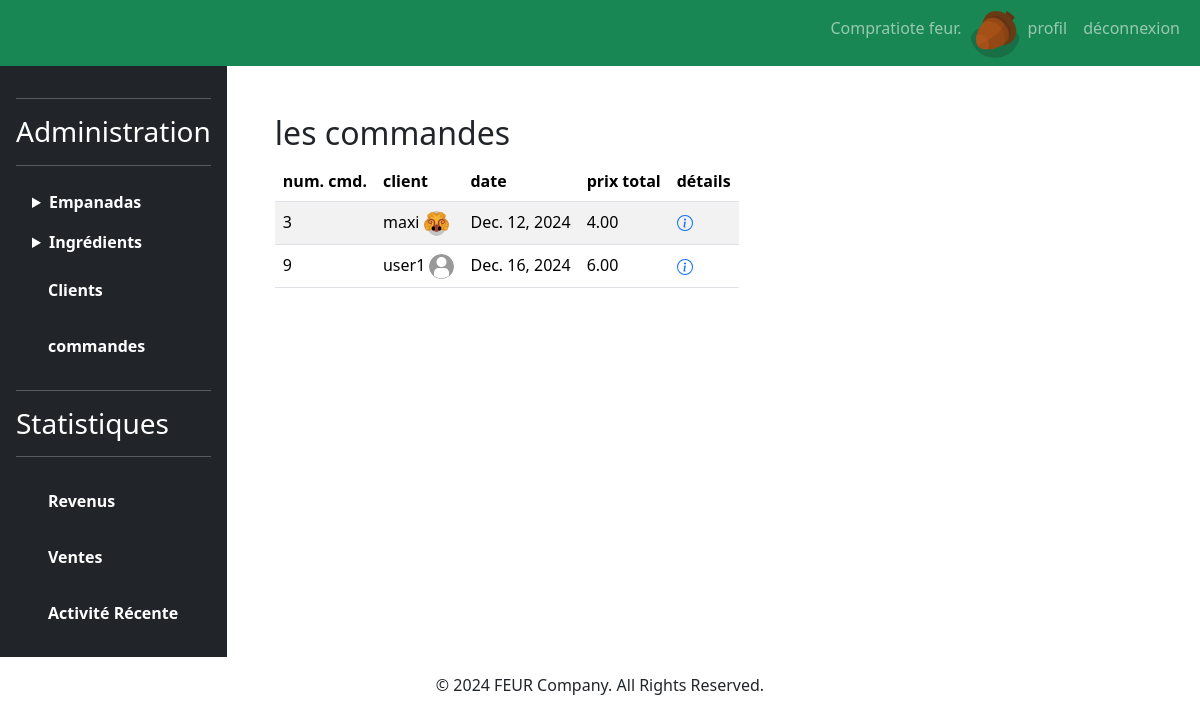
Page /stats/commandes/ (signed in) on the committed database.
### comptes/models.py (models this page shows)
class TiendaUser(User):
    image = models.ImageField(default='imagesUsers/default.png', upload_to='imagesUsers/')

### paniers/models.py (models this page shows, shortened)
class Commande(models.Model):
    idCommande = models.AutoField( primary_key = True )
    dateCommande = models.DateField(default=date.today)
    payee = models.BooleanField(default=False)
    prix = models.DecimalField( max_digits = 6, decimal_places = 2 )
    user = models.ForeignKey( TiendaUser, on_delete = models.CASCADE )

### stats/views.py (the view)
# urls.py: path('commandes/', views.commandes),
def commandes(request):
    if not request.user.is_authenticated:
        return redirect ('/login')
    if not request.user.is_staff:
        return redirect ('/empanadas')
    commandes = []
    commandes = Commande.objects.filter(payee = True).order_by('dateCommande')
    for commande in commandes:
        commande.client = TiendaUser.objects.get(id=commande.user.id)
    return render(
        request,
        'stats/commandes.html',
        {
            'commandes' : commandes,
            'user' : TiendaUser.objects.get(id=request.user.id),
        }
    )

### stats/templates/stats/commandes.html (shortened to what this page needs)
{% extends 'empanadas/base.html' %}
{% block main %}
<h2> les commandes </h2>
{% if commandes|length > 0 %}
	<table class="table table-striped">
		<thead>
			<tr>
				<th scope="col"> num. cmd. </th>
				<th scope="col"> client </th>
				<th scope="col"> date </th>
				<th scope="col"> prix total </th>
				<th scope="col"> détails </th>
			</tr>
		</thead>
		<tbody>
			{% for commande in commandes %}
			<tr>
				<td scope="row">
					{{commande.idCommande}}
				</td>
				<td scope="row">
					{{commande.user.username}}
					<img src="{{MEDIA_URL}}{{commande.client.image}}" class="rounded-circle img-fluid" style="width: 25px; height: 25px;" alt="logo"/>
				</td>
				<td scope="row">
					{{commande.dateCommande}}
				</td>
				<td scope="row">
					{{commande.prix}}
				</td>
				<td scope="row">
					<a href="/stats/commandes/{{commande.idCommande}}">
					</a>
				</td>
			</tr>
			{% endfor %}
		</tbody>
	</table>
{% else %}
	<h2> vous avez aucune commandes :'( </h2>
{% endif %}
{% endblock %}

### comptes/templates/comptes/menuStaff.html (shortened to what this page needs)
{% load static %}
<nav class="navbar navbar-expand-lg navbar-dark bg-success">
	<div class="container-fluid">
		<div id="navbarText" class="collapse navbar-collapse">
			<ul class="navbar-nav">
				<li class="nav-item d-flex flex-row">
					<span class="nav-link">
						Compratiote {{user}}.
					</span>
					<img src="{{MEDIA_URL}}{{user.image}}" class="rounded-circle" alt="logo"/>
				</li>
				<li class="nav-item">
					<a class="nav-link" href="/user/update/">
						profil
					</a>
				</li>
				<li class="nav-item">
					<a class="nav-link" href="/logout">
						déconnexion
					</a>
				</li>
			</ul>
		</div>
	</div>
</nav>

### empanadas/static/empanadas/css/style.css (style rules this page uses)
body { overflow-x: hidden; }
img[alt="logo"] { width: 50px; }

### rows in the picture
TiendaUser: username "feur", image (picture)
Commande: idCommande "3", user.username "maxi", client.image (picture), dateCommande "Dec. 12, 2024", prix "4.00"
Commande: idCommande "9", user.username "user1", client.image (placeholder picture), dateCommande "Dec. 16, 2024", prix "6.00"
